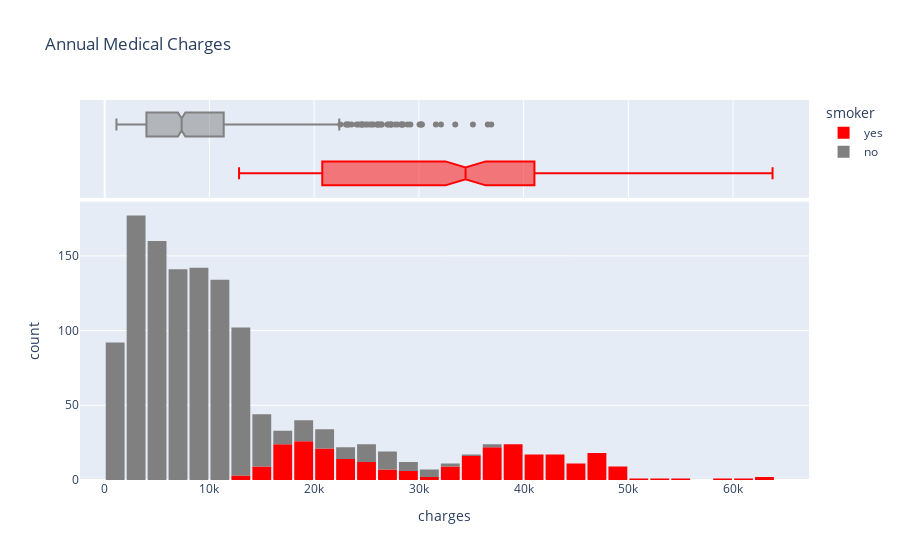

Notebook code for this chart:
### Markdown cell above
### Charges

### Code cell
fig = px.histogram(df,
                   x='charges',
                   marginal='box',
                   color='smoker',
                   color_discrete_sequence=['red', 'grey'],
                   title='Annual Medical Charges')
fig.update_layout(bargap=0.1)
fig.show()

### Figure 1 — Plotly figure (JSON) as saved in the notebook; plotly's stock layout.template omitted (floating-point values rounded to 4 significant figures; data arrays with more than 128 entries replaced by an {"elided": "..."} marker saying what was removed)
{"data": [{"alignmentgroup": "True", "bingroup": "x", "hovertemplate": "smoker=yes<br>charges=%{x}<br>count=%{y}<extra></extra>", "legendgroup": "yes", "marker": {"color": "red", "pattern": {"shape": ""}}, "name": "yes", "offsetgroup": "yes", "orientation": "v", "showlegend": true, "type": "histogram", "x": {"elided": "274 float values"}, "xaxis": "x", "yaxis": "y"}, {"alignmentgroup": "True", "hovertemplate": "smoker=yes<br>charges=%{x}<extra></extra>", "legendgroup": "yes", "marker": {"color": "red"}, "name": "yes", "notched": true, "offsetgroup": "yes", "showlegend": false, "type": "box", "x": {"elided": "274 float values"}, "xaxis": "x2", "yaxis": "y2"}, {"alignmentgroup": "True", "bingroup": "x", "hovertemplate": "smoker=no<br>charges=%{x}<br>count=%{y}<extra></extra>", "legendgroup": "no", "marker": {"color": "grey", "pattern": {"shape": ""}}, "name": "no", "offsetgroup": "no", "orientation": "v", "showlegend": true, "type": "histogram", "x": {"elided": "1064 float values"}, "xaxis": "x", "yaxis": "y"}, {"alignmentgroup": "True", "hovertemplate": "smoker=no<br>charges=%{x}<extra></extra>", "legendgroup": "no", "marker": {"color": "grey"}, "name": "no", "notched": true, "offsetgroup": "no", "showlegend": false, "type": "box", "x": {"elided": "1064 float values"}, "xaxis": "x2", "yaxis": "y2"}], "layout": {"bargap": 0.1, "barmode": "relative", "legend": {"title": {"text": "smoker"}, "tracegroupgap": 0}, "title": {"text": "Annual Medical Charges"}, "xaxis": {"anchor": "y", "domain": [0, 1], "title": {"text": "charges"}}, "xaxis2": {"anchor": "y2", "domain": [0, 1], "matches": "x", "showgrid": true, "showticklabels": false}, "yaxis": {"anchor": "x", "domain": [0, 0.7326], "title": {"text": "count"}}, "yaxis2": {"anchor": "x2", "domain": [0.7426, 1], "matches": "y2", "showgrid": false, "showline": false, "showticklabels": false, "ticks": ""}}}
